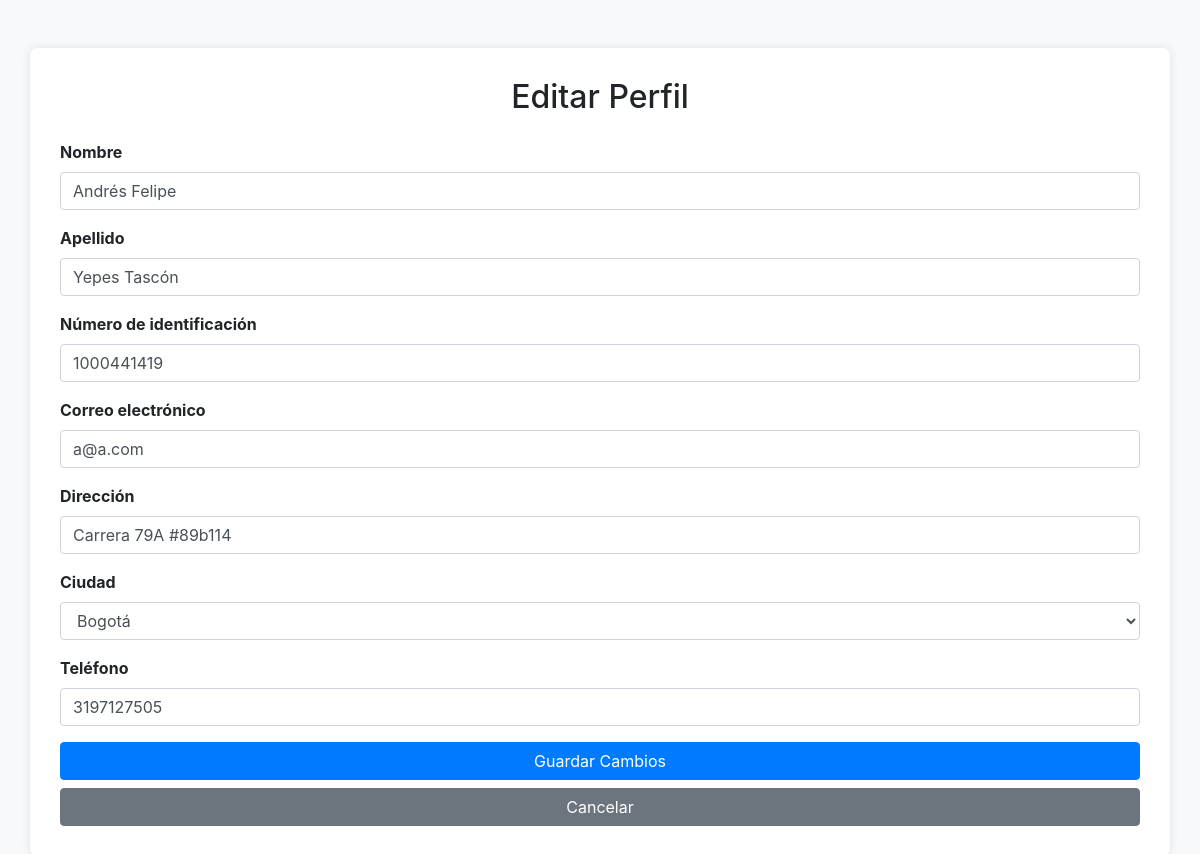
The app's page /editar_perfil (signed in) with its own data.
### tables this page shows
CREATE TABLE Usuarios (
    ID_usuario INTEGER PRIMARY KEY,
    Nombre TEXT NOT NULL,
    Apellido TEXT NOT NULL,
    Correo TEXT NOT NULL UNIQUE,
    Contrasena TEXT NOT NULL,
    ID_estado_usuario INTEGER,
    ID_tipo_usuario INTEGER,
    Identificacion TEXT NOT NULL UNIQUE,
    ID_ciudad INTEGER,
    Direccion TEXT,
    Telefono TEXT,
    FotoPerfil BLOB,
    FotoCedula BLOB,
    Fecha_creacion DATETIME DEFAULT CURRENT_TIMESTAMP,
    Fecha_actualizacion DATETIME DEFAULT CURRENT_TIMESTAMP,
    FOREIGN KEY (ID_estado_usuario) REFERENCES Estados_Usuarios(ID_estado_usuario),
    FOREIGN KEY (ID_tipo_usuario) REFERENCES Tipos_Usuarios(ID_tipo_usuario),
    FOREIGN KEY (ID_ciudad) REFERENCES Ciudades(ID_ciudad)
);

### app.py (the view)
@app.route('/editar_perfil', methods=['GET'])
@login_requerido
def editar_perfil():
    conn = get_db_connection()
    ciudades = conn.execute('SELECT ID_ciudad, Nombre FROM Ciudades').fetchall()
    conn.close()
    conn = get_db_connection()
    usuario = conn.execute('''
        SELECT U.*, C.Nombre AS Ciudad
        FROM Usuarios U
        LEFT JOIN Ciudades C ON U.ID_ciudad = C.ID_ciudad
        WHERE U.ID_usuario = ?
    ''', (session['user_id'],)).fetchone()
    conn.close()
    return render_template('editar_perfil.html', usuario=usuario, ciudades=ciudades)

### app.py (called while the page is built)
def get_db_connection():
    conn = sqlite3.connect('TaskLink.db')
    conn.row_factory = sqlite3.Row
    return conn

def login_requerido(f):
    @wraps(f)
    def decorador(*args, **kwargs):
        if 'user_id' not in session:
            return redirect(url_for('login'))
        return f(*args, **kwargs)
    return decorador

### templates/editar_perfil.html (shortened to what this page needs)
<!DOCTYPE html>
<html lang="es">
<head>
    <link href="https://maxcdn.bootstrapcdn.com/bootstrap/4.5.2/css/bootstrap.min.css" rel="stylesheet" />
    <link rel="stylesheet" href="/static/css/styles.css" />
</head>
<body>
    <div class="container mt-5">
        <h2 class="text-center">Editar Perfil</h2>
        <form id="editProfileForm" action="/actualizar-perfil" method="POST" enctype="multipart/form-data" class="mt-4">
            <div class="form-group">
                <label for="nombre">Nombre</label>
                <input type="text" class="form-control" id="nombre" name="nombre" value="{{ usuario['Nombre'] }}"
                    required />
            </div>
            <div class="form-group">
                <label for="apellido">Apellido</label>
                <input type="text" class="form-control" id="apellido" name="apellido" value="{{ usuario['Apellido'] }}"
                    required />
            </div>
            <div class="form-group">
                <label for="identificacion">Número de identificación</label>
                <input type="text" class="form-control" id="identificacion" name="identificacion"
                    value="{{ usuario['Identificacion'] }}" required />
            </div>
            <div class="form-group">
                <label for="correo">Correo electrónico</label>
                <input type="email" class="form-control" id="correo" name="correo" value="{{ usuario['Correo'] }}"
                    required />
            </div>
            <div class="form-group">
                <label for="direccion">Dirección</label>
                <input type="text" class="form-control" id="direccion" name="direccion"
                    value="{{ usuario['Direccion'] }}" />
            </div>
            <div class="form-group">
                <label for="ciudad">Ciudad</label>
                {% if ciudades %}
                <select class="form-control" id="ciudad" name="ciudad" required>
                    {% for ciudad in ciudades %}
                    <option value="{{ ciudad['ID_ciudad'] }}" {% if ciudad['Nombre']==usuario['Ciudad'] %} selected {%
                        endif %}>
                        {{ ciudad['Nombre'] }}
                    </option>
                    {% endfor %}
                </select>
                {% else %}
                <select class="form-control" id="ciudad" disabled>
                    <option>No hay ciudades disponibles</option>
                </select>
                {% endif %}
            </div>
            <div class="form-group">
                <label for="telefono">Teléfono</label>
                <input type="text" class="form-control" id="telefono" name="telefono"
                    value="{{ usuario['Telefono'] }}" />
            </div>
            <button type="submit" class="btn btn-primary btn-block mt-3">Guardar Cambios</button>
            <a href="/profile" class="btn btn-secondary btn-block mt-2">Cancelar</a>
        </form>
    </div>
</body>
</html>

### static/css/styles.css (style rules this page uses)
body { background-color: #f8f9fa; }
.container { background-color: white; border-radius: 8px; box-shadow: 0 0 10px rgba(0, 0, 0, 0.1); padding: 30px; margin-top: 50px; }
.form-group label { font-weight: bold; }
.form-control::placeholder { color: #aaa; }

### records on screen
Usuarios: nombre "Andrés Felipe", apellido "Yepes Tascón", identificacion "1000441419", correo "a@a.com", direccion "Carrera 79A #89b114", telefono "3197127505"

### other values on screen
form field ciudad "Bogotá"
